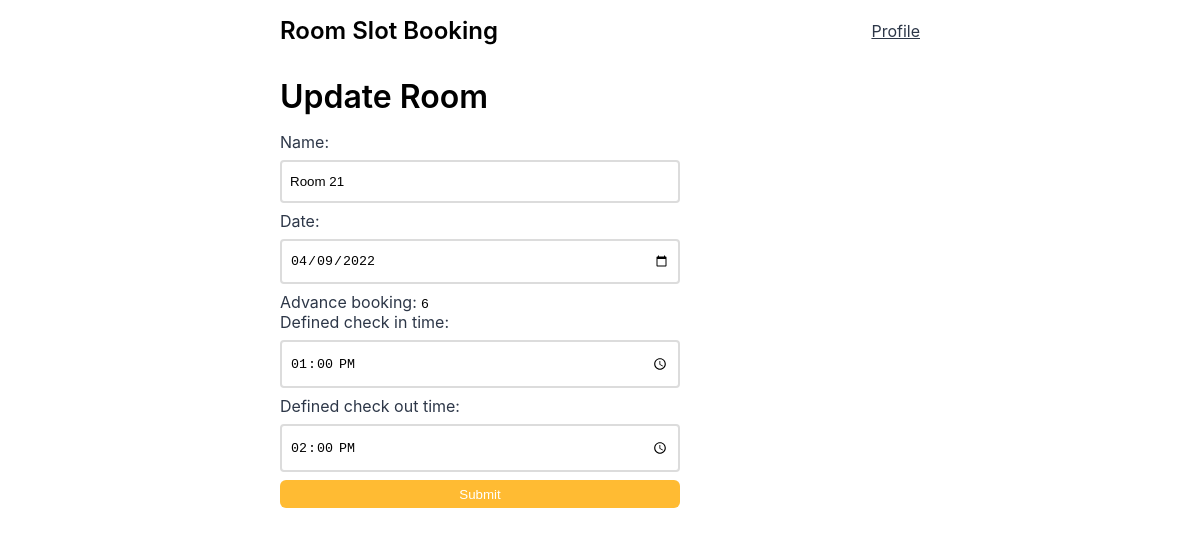
Screenshot of /update-room/7 (signed in) with the database file from the repository.
### base/models.py (models this page shows, shortened)
class Room(models.Model):
    name = models.CharField(max_length=30)
    date =  models.DateField()
    defined_check_in_time =  models.TimeField()
    defined_check_out_time = models.TimeField()
    advance_booking = models.IntegerField(default = 3)
    booked = models.BooleanField(default = False)
    USERNAME_FIELD = 'name'
    class Meta:
        ordering = ['date', 'defined_check_in_time']

### base/views.py (the view)
# urls.py: path('update-room/<str:pk>', views.updateRoom, name='update-room'),
@login_required(redirect_field_name='/signin')
def updateRoom(request, pk):
    room_object = Room.objects.get(id=pk)
    form = RoomForm(instance=room_object)
    if request.method == 'POST':
        form = RoomForm(request.POST, instance=room_object)
        if form.is_valid():
            form.save()
            return redirect('dashboard')
    context = {'form': form,'room': room_object}
    return render(request, 'base/update_room.html', context)

### base/forms.py (shortened to what this page needs)
class RoomForm(forms.ModelForm):
    class Meta:
        model = Room
        fields = ('name', 'date', 'advance_booking', 'defined_check_in_time', 'defined_check_out_time')
        widgets = {
            'name': forms.TextInput(attrs={'class': "form-control", 'placeholder': 'Room Name'}),
            'date': forms.DateInput(attrs={'class': "form-control", 'type': "date"}),
            'advance_booking': forms.NumberInput(attrs={'class': "form-control", 'placeholder': 'Advance Booking (default = 3 days)', 'type': "number"}),
            'defined_check_in_time': forms.TimeInput(attrs={'class': "form-control", 'type': "time"}),
            'defined_check_out_time': forms.TimeInput(attrs={'class': "form-control", 'type': "time"}),
        }

### base/templates/base/update_room.html (shortened to what this page needs)
{% extends 'layout.html' %}
{% block content %}
<div class="update-wrapper">
  <h1>Update Room</h1>
  <form action="" method="POST">
    {{ form.as_p }}
    <input type="submit" value="Submit" />
  </form>
</div>
{% endblock content %}

### static/styles/layout.css (style rules this page uses)
* { margin: 0; padding: 0; border: 0; }
body { font-family: -apple-system, BlinkMacSystemFont, "Segoe UI", Roboto, Oxygen, Ubuntu, Cantarell, "Open Sans", "Helvetica Neue", sans-serif; text-align: center; }
h1 { font-size: 1.625rem; font-weight: 500; }
p { color: #2d3748; }
@media only screen and (min-width: 640px) { h1 { font-size: 2rem; font-weight: 600; } }

### base/templates/base/update_room.html (style rules this page uses)
.update-wrapper { max-width: 400px; }
form { margin-top: 1rem; }
input[type="text"], input[type="date"], input[type="time"] { width: 100%; padding: 0.75rem 0.5rem; border: 2px solid gainsboro; border-radius: 4px; margin: 0.5rem 0; }
input[type="submit"] { width: 100%; padding: 0.75rem 0.5rem; margin-bottom: 0.5rem; }

### templates/layout.html (style rules this page uses)
input[type="submit"] { padding: 0.4rem 0.75rem; border-radius: 0.375rem; background-color: #ffbb33; color: white; }

### rows the page displays
Room: name "Room 21", date "04/09/2022", advance_booking "6", defined_check_in_time "13:00:00", defined_check_out_time "14:00:00"
